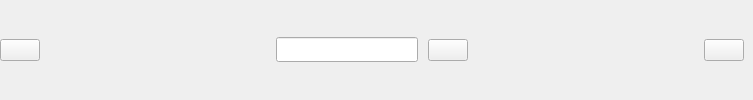
        <widget class="QWidget" name="widget" native="true">
         <property name="minimumSize">
          <size>
           <width>0</width>
           <height>40</height>
          </size>
         </property>
         <layout class="QHBoxLayout" name="horizontalLayout_4">
          <property name="spacing">
           <number>0</number>
          </property>
          <property name="leftMargin">
           <number>0</number>
          </property>
          <property name="topMargin">
           <number>0</number>
          </property>
          <property name="rightMargin">
           <number>9</number>
          </property>
          <property name="bottomMargin">
           <number>0</number>
          </property>
          <item>
           <widget class="QPushButton" name="change_btn">
            <property name="text">
             <string/>
            </property>
            <property name="icon">
             <iconset resource="../../icon/resource.qrc">
              <normaloff>:/newPrefix/menu-4-32.ico</normaloff>
              <normalon>:/newPrefix/activity-feed-48.ico</normalon>:/newPrefix/menu-4-32.ico</iconset>
            </property>
            <property name="iconSize">
             <size>
              <width>14</width>
              <height>14</height>
             </size>
            </property>
            <property name="checkable">
             <bool>true</bool>
            </property>
           </widget>
          </item>
          <item>
           <spacer name="horizontalSpacer">
            <property name="orientation">
             <enum>Qt::Horizontal</enum>
            </property>
            <property name="sizeHint" stdset="0">
             <size>
              <width>236</width>
              <height>20</height>
             </size>
            </property>
           </spacer>
          </item>
          <item>
           <layout class="QHBoxLayout" name="horizontalLayout">
            <property name="spacing">
             <number>10</number>
            </property>
            <item>
             <widget class="QLineEdit" name="search_input">
              <property name="sizePolicy">
               <sizepolicy hsizetype="Expanding" vsizetype="Preferred">
                <horstretch>0</horstretch>
                <verstretch>0</verstretch>
               </sizepolicy>
              </property>
              <property name="minimumSize">
               <size>
                <width>0</width>
                <height>20</height>
               </size>
              </property>
              <property name="maximumSize">
               <size>
                <width>16777215</width>
                <height>25</height>
               </size>
              </property>
              <property name="font">
               <font>
                <family>Arial</family>
                <pointsize>11</pointsize>
               </font>
              </property>
              <property name="styleSheet">
               <string notr="true">color: rgb(255, 255, 255);</string>
              </property>
              <property name="placeholderText">
               <string>Search...</string>
              </property>
             </widget>
            </item>
            <item>
             <widget class="QPushButton" name="search_btn">
              <property name="styleSheet">
               <string notr="true">            QPushButton:pressed {
                background-color: #77797d; /* Màu nền khi nhấp chuột */
            }</string>
              </property>
              <property name="text">
               <string/>
              </property>
              <property name="icon">
               <iconset resource="../../icon/resource.qrc">
                <normaloff>:/newPrefix/search.png</normaloff>:/newPrefix/search.png</iconset>
              </property>
             </widget>
            </item>
           </layout>
          </item>
          <item>
           <spacer name="horizontalSpacer_2">
            <property name="orientation">
             <enum>Qt::Horizontal</enum>
            </property>
            <property name="sizeHint" stdset="0">
             <size>
              <width>236</width>
              <height>20</height>
             </size>
            </property>
           </spacer>
          </item>
          <item>
           <widget class="QPushButton" name="user_btn">
            <property name="sizePolicy">
             <sizepolicy hsizetype="Preferred" vsizetype="Fixed">
              <horstretch>0</horstretch>
              <verstretch>0</verstretch>
             </sizepolicy>
            </property>
            <property name="styleSheet">
             <string notr="true">            QPushButton:pressed {
                background-color: #77797d; /* Màu nền khi nhấp chuột */
            }</string>
            </property>
            <property name="text">
             <string/>
            </property>
            <property name="icon">
             <iconset resource="../../icon/resource.qrc">
              <normaloff>:/newPrefix/user-48.ico</normaloff>:/newPrefix/user-48.ico</iconset>
            </property>
           </widget>
          </item>
         </layout>
        </widget>
